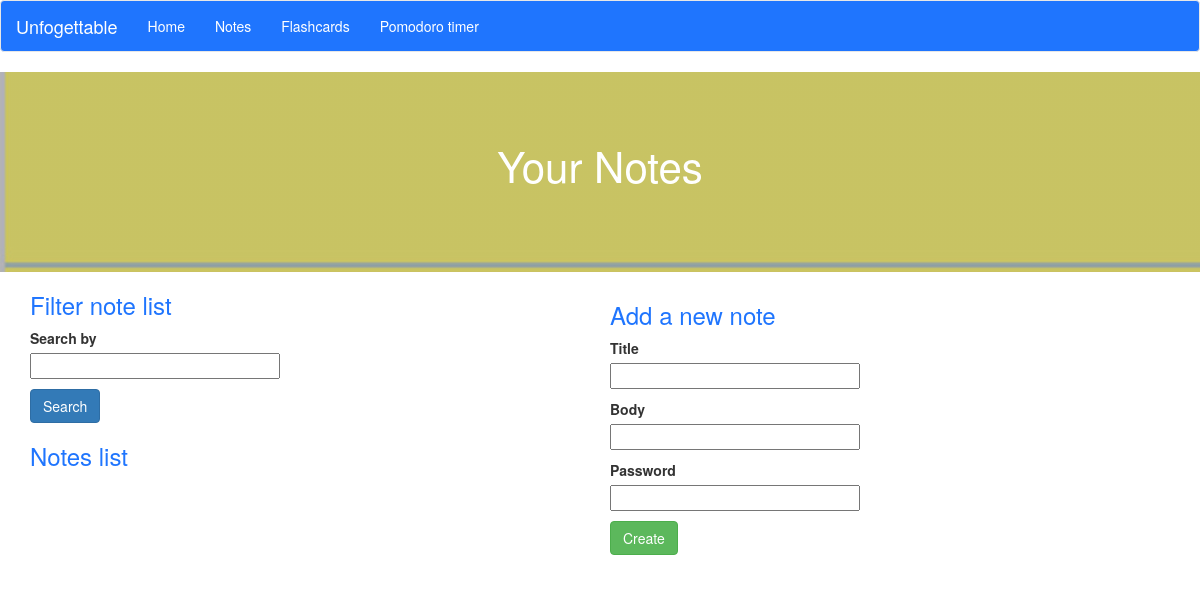
The page /notes (signed in) on the database as committed earlier.
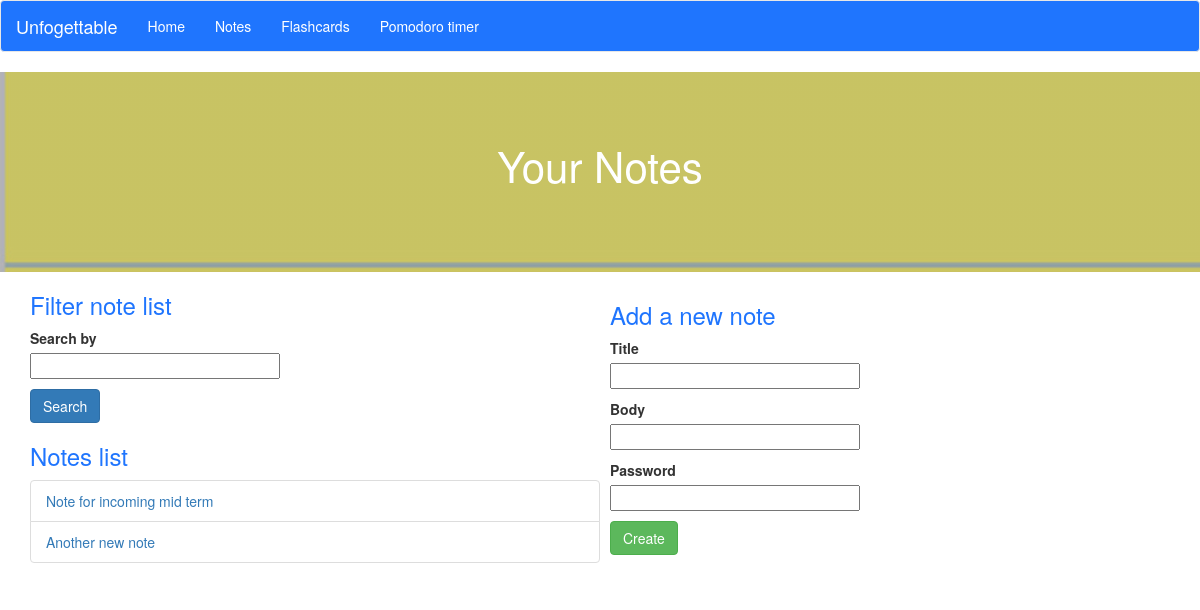
The same page on the database as committed later.
### myapp/models.py (models this page shows, shortened)
class Notes(db.Model):
    id = db.Column(db.Integer, primary_key=True)
    body = db.Column(db.String(256))
    timestamp = db.Column(db.DateTime, default=datetime.utcnow)
    user_id = db.Column(db.Integer, db.ForeignKey('user.id'))
    password = db.Column(db.String(128))
    title = db.Column(db.String(32))

### myapp/routes.py (the view, shortened to what this page needs)
@myapp_obj.route("/notes", methods=["GET", "POST"])
def notes():
    global filterList
    global filtered
    global locked
    locked = True
    nots = []
    addnoteform = AddNoteForm()
    filterform = filterNotesForm()
    u = User.query.filter_by(username = current_user.username).first()
    if u != None:
        if filtered:
            nots = filterList
            filtered = False
        else:
            nots = u.notes.all()
    return render_template("notes.html", form = addnoteform, form2 = filterform, all_notes = nots) #expect the notes.htm  l will be render when user navigate to /notes

### myapp/forms.py
class AddNoteForm(FlaskForm):
    title = StringField('Title', validators=[DataRequired()])
    password = PasswordField('Password')
    body = StringField('Body')
    submit = SubmitField('Create')

class filterNotesForm(FlaskForm):
    filter = StringField('Search by', validators = [DataRequired()])
    submit = SubmitField('Search')

### myapp/models.py (called while the page is built)
@login.user_loader
def load_user(id):
    return User.query.get(int(id))

### myapp/templates/notes.html (shortened to what this page needs)
{% extends 'base.html' %}
{% block content %}
<div class="banner note">
    <h1>Your Notes</h1>
</div>
<div class="container">
    <div class="left-column">
        <h3>Filter note list</h3>
        <form method = "Post" novalidate>
            <p>{{form2.filter.label}} <br> {{form2.filter(size = 32)}}</p>
        <p>{{form2.submit(class_="btn btn-primary")}}</p>
        <h3>Notes list</h3>
        <ul class="list-group">
            {% for n in all_notes %}
            <li class="list-group-item"><a href="/open_note/{{n.id}}">{{n.title}}</a> </li>
            {% endfor %}
        </ul>
    </div>
    <div class="add-note-form column right-column">
        <h3>Add a new note</h3>
        <form method = "Post" novalidate>
            <p>{{form.title.label}} <br>{{form.title(size = 32)}}</p>
            <p>{{form.body.label}} <br>{{form.body(size=256)}}</p>
            <p>{{form.password.label}} <br>{{form.password(size = 32)}}</p>
            <p>{{form.submit(class_="btn btn-success")}}</p>
        </form>
    </div>
</div>
{% endblock %}

### myapp/templates/base.html (shortened to what this page needs)
<!DOCTYPE html>
<html lang="en">
<head>
    <link rel="stylesheet" href="https://maxcdn.bootstrapcdn.com/bootstrap/3.4.1/css/bootstrap.min.css">
    <link rel="stylesheet" href="./static/css/base.css"/>
</head>
<body>
    <div>
        <nav class="navbar navbar-default">
            <div class="container-fluid">
            <div class="navbar-header">
                <a class="navbar-brand" href="/">Unfogettable</a>
            </div>
            <ul class="nav navbar-nav">
                <li><a href="/">Home</a></li>
                <li><a href="/notes">Notes</a></li>
                <li><a href="/flashcard">Flashcards</a></li>
                <li><a href="/timer">Pomodoro timer</a></li>
            </ul>
            </div>
        </nav>
    </div>
    {% block content %}
    {% endblock %}
</body>
</html>

### myapp/static/css/base.css (style rules this page uses)
.navbar { background:#1F75FE; }
.navbar a { color: white!important; }
.banner { height: 200px; padding-top: 50px; background-size: cover; }
.banner.note { background: linear-gradient(rgba(0, 0, 0, 0.2), rgba(0, 0, 0, 0.2)), url("../note.png") no-repeat fixed; }
.banner h1 { color: white; font-size: 3em; text-align: center; }
.left-column { float: left; width: 50%; }
.right-column { float: right; width: 50%; }
.left-column form label { width: 150px; }
.column { padding: 10px; }
h2, h3 { color: #1F75FE; }
input:not([type=submit]), textarea { width: 250px; }

Rows that differ between the two databases and show on the page:
added Notes: title "Note for incoming mid term"
added Notes: title "Another new note"
